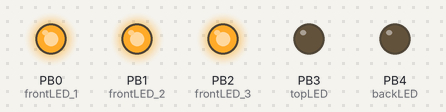
Bench run of a sketch on a simulated ATtiny85, built with avr-gcc and run on an emulated ATtiny85. Shown: output pins drawn as LEDs (lit = HIGH).

Above: at 0.09 s.
At 4.2 s:
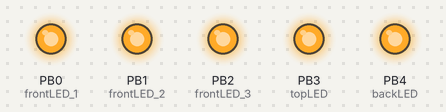
At 6.72 s:
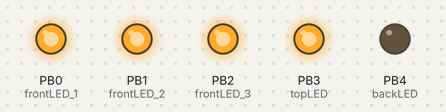
At 10.73 s:
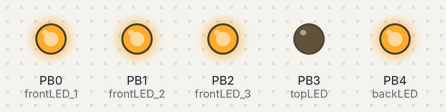
Timing chart, 0 to 11.0 s (numbered marks = the images above):
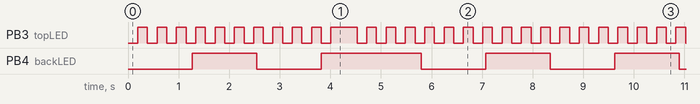

Measured:
- by itself, PB3 (topLED): repeats every 8.3 s: HIGH 0.51 s, 20 × (LOW 0.19 s, HIGH 0.19 s), LOW 0.19 s
- by itself, PB4 (backLED): repeats every 8.3 s: LOW 1.3 s, HIGH 2.0 s, 2 × (LOW 1.3 s, HIGH 1.3 s)
- by itself, everything shown: repeats every 8.3 s, in 46 steps

The sketch:

a_helicopterLEDs.ino
```cpp
/*Software PWM on Attiny85
 Ernst Christensen 16.okt. 2011
 */

int numberLEDs = 5;
int topLED = 3;
int backLED = 4;
int frontLED_1 = 0;
int frontLED_2 = 1;
int frontLED_3 = 2;
int delayTime = 1;
int counter = 0;
int fadeCounter =0;

void setup(){
  for(int z=0;z<numberLEDs;z++) pinMode(z, OUTPUT);
  digitalWrite(frontLED_1, HIGH);
  digitalWrite(frontLED_2, HIGH);
  digitalWrite(frontLED_3, HIGH);

}


void loop(){
  counter++;
  //  if(counter % 100 == 0) fadeCounter++;
  if(counter % 1500 == 0) digitalWrite(topLED,HIGH);
  if(counter % 3000 == 0) digitalWrite(topLED,LOW);

  if(counter % 10000 == 0) digitalWrite(backLED,HIGH);
  if(counter % 20000 == 0) digitalWrite(backLED,LOW);

  if(counter > 2000000000) counter = 0;
  //  if(fadeCounter > 255) fadeCounter = 0;

  //  for (int x=1;x<254;x++) spwm(x,backLED,backDelay);
  //  for (int x=254;x>1;x--) spwm(x,backLED,backDelay);


}


// software PWM
void spwm(int freq,int pin,int sp){
  // call charlieplexing to set correct pin outs:
  //on:
  digitalWrite(pin,HIGH);
  delayMicroseconds(sp*freq);
  // off:
  digitalWrite(pin,LOW);
  delayMicroseconds(sp*(255-freq));
}
```
